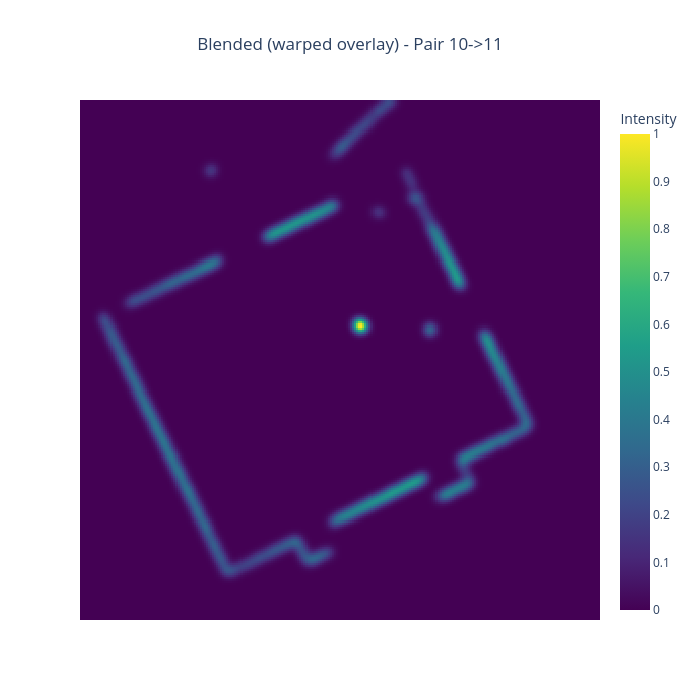

Notebook source saved alongside this figure:
### Code cell
if img1 is not None and img2 is not None and meta_df is not None and len(meta_df) > 0:
    # Rebuild the standard SE3 transform from the saved (already fixed) values
    # and warp img2 exactly like viewGazeboSimPairs.run_pair() does.
    yaw = np.deg2rad(float(meta["rot_angle_deg"]))
    c, s = np.cos(yaw), np.sin(yaw)
    T = np.eye(4)
    T[:3, :3] = [[c, -s, 0.0], [s, c, 0.0], [0.0, 0.0, 1.0]]
    T[:3, 3] = [float(meta["tx_m"]), float(meta["ty_m"]), 0.0]

    affine = vp.get_lidarsim_affine(T, pixel_size=pixel_size, img_size=N)
    warped = cv2.warpPerspective(img2, affine, (N, N))
    blended = 0.5 * img1 + 0.5 * warped

    fig2 = go.Figure(data=go.Heatmap(z=_norm(blended), colorscale="Viridis", showscale=True,
                                     colorbar_title="Intensity"))
    fig2.update_layout(title_text=f"Blended (warped overlay) - Pair {frame1}->{frame2}",
                       title_x=0.5, height=700, width=700)
    fig2.update_xaxes(showticklabels=False, showgrid=False)
    fig2.update_yaxes(showticklabels=False, showgrid=False)
    fig2.show()
else:
    print("Cannot display: missing data files.")

### Figure 1 — Plotly figure (JSON) as saved in the notebook; plotly's stock layout.template omitted (floating-point values rounded to 4 significant figures; data arrays with more than 128 entries replaced by an {"elided": "..."} marker saying what was removed)
{"data": [{"colorbar": {"title": {"text": "Intensity"}}, "colorscale": [[0, "#440154"], [0.1111, "#482878"], [0.2222, "#3e4989"], [0.3333, "#31688e"], [0.4444, "#26828e"], [0.5556, "#1f9e89"], [0.6667, "#35b779"], [0.7778, "#6ece58"], [0.8889, "#b5de2b"], [1, "#fde725"]], "showscale": true, "type": "heatmap", "z": {"elided": "256x256 float values"}}], "layout": {"height": 700, "title": {"text": "Blended (warped overlay) - Pair 10->11", "x": 0.5}, "width": 700, "xaxis": {"showgrid": false, "showticklabels": false}, "yaxis": {"showgrid": false, "showticklabels": false}}}
